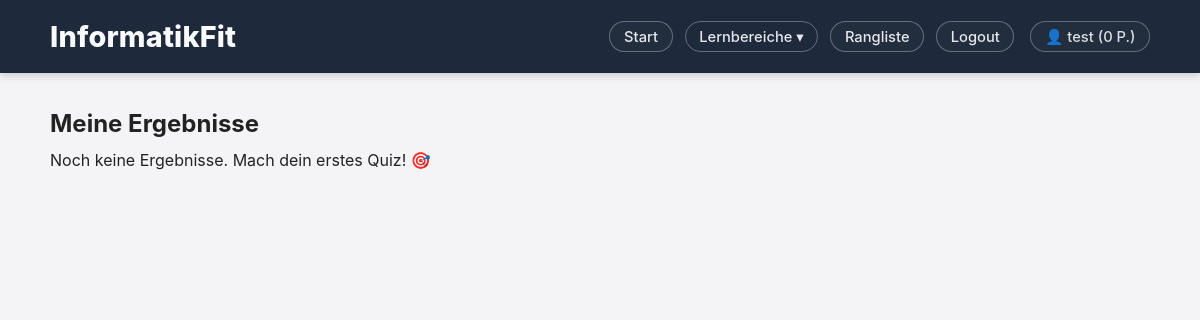
The app's page /me/results (signed in), older data.
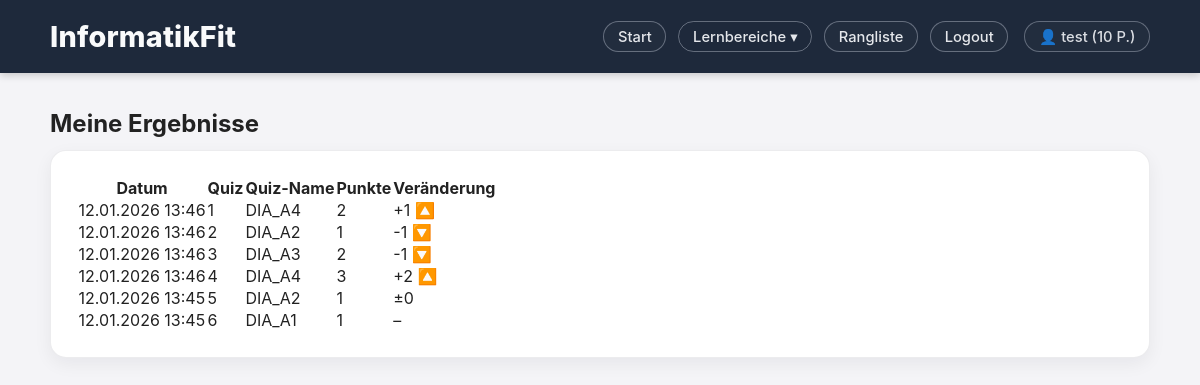
The same page, newer data.
### models.py (models this page shows, shortened)
class User(db.Model, UserMixin):
    __tablename__ = "users"
    id = db.Column(db.Integer, primary_key=True)
    username = db.Column(db.String(80), unique=True, nullable=False)
    password_hash = db.Column(db.String(255), nullable=False)
    total_points = db.Column(db.Integer, nullable=False, default=0)
    role = db.Column(db.String(20), nullable=False, default="student")
    results = db.relationship("Result", backref="user", lazy=True, cascade="all, delete-orphan")

class Result(db.Model):
    __tablename__ = "results"
    id = db.Column(db.Integer, primary_key=True)
    quiz_name = db.Column(db.String(50), nullable=False)
    points = db.Column(db.Integer, nullable=False, default=0)
    created_at = db.Column(db.DateTime, nullable=False, default=datetime.utcnow)
    user_id = db.Column(db.Integer, db.ForeignKey("users.id"), nullable=False)

### app.py (the view)
@app.route("/me/results")
@login_required
def my_results():
    results = Result.query.filter_by(user_id=current_user.id).order_by(Result.created_at.desc()).all()
    return render_template("my_results.html", results=results)

### app.py (called while the page is built)
@login_manager.user_loader
def load_user(user_id):
    return User.query.get(int(user_id))

### templates/my_results.html (shortened to what this page needs)
{% extends "base.html" %}
{% block content %}
<h2 class="mb-3">Meine Ergebnisse</h2>
{% if results %}
  <div class="card p-3">
    <table class="table align-middle">
      <thead>
        <tr>
          <th>Datum</th>
          <th>Quiz</th>
          <th>Quiz-Name</th>
          <th>Punkte</th>
          <th>Veränderung</th>
        </tr>
      </thead>
      <tbody>
        {% for r in results %}
          {% set prev = None %}
          {% set diff = None %}
          {% if not loop.last %}
            {% set prev = results[loop.index] %}
            {% set diff = r.points - prev.points %}
          {% endif %}
          <tr>
            <td>{{ r.created_at.strftime("%d.%m.%Y %H:%M") }}</td>
            <td>{{ loop.index }}</td>
            <td>{{ r.quiz_name }}</td>
            <td>{{ r.points }}</td>
            <td>
              {% if diff is not none %}
                {% if diff > 0 %}
                  <span class="text-success">+{{ diff }} 🔼</span>
                {% elif diff < 0 %}
                  <span class="text-danger">{{ diff }} 🔽</span>
                {% else %}
                  <span class="text-secondary">±0</span>
                {% endif %}
              {% else %}
                –
              {% endif %}
            </td>
          </tr>
        {% endfor %}
      </tbody>
    </table>
  </div>
{% else %}
  <p>Noch keine Ergebnisse. Mach dein erstes Quiz! 🎯</p>
{% endif %}
{% endblock %}

### templates/base.html (shortened to what this page needs)
<!DOCTYPE html>
<html lang="de">
<head>
  <link rel="stylesheet" href="{{ url_for('static', filename='style.css') }}">
</head>
<body>
<header class="topbar">
  <div class="container topbar-row">
    <a class="brand" href="{{ url_for('home') }}">InformatikFit</a>
    <nav class="nav">
      {% if current_user.is_authenticated %}
        <a class="nav-link" href="{{ url_for('home') }}">Start</a>
        <div class="nav-dropdown">
          <button class="nav-link nav-dropdown-btn" type="button" aria-haspopup="true">
            Lernbereiche ▾
          </button>
        </div>
        <a class="nav-link" href="{{ url_for('leaderboard') }}">Rangliste</a>
        <a class="nav-link" href="{{ url_for('logout') }}">Logout</a>
        <span class="nav-link user-pill">
          👤 {{ current_user.username }} ({{ current_user.total_points }} P.)
        </span>
      {% else %}
        <a class="nav-link" href="{{ url_for('login') }}">Login</a>
        <a class="nav-link" href="{{ url_for('register') }}">Registrieren</a>
      {% endif %}
    </nav>
  </div>
</header>
<main class="container">
  {% block content %}{% endblock %}
</main>
</body>
</html>

Row changes from the older to the newer data that the page shows:
changed User "test": total_points "0" → "10"
added Result: created_at "12.01.2026 13:46", quiz_name "DIA_A4", points "2", diff "1"
added Result: created_at "12.01.2026 13:46", quiz_name "DIA_A2", points "1", diff "-1"
added Result: created_at "12.01.2026 13:46", quiz_name "DIA_A3", points "2", diff "-1"
added Result: created_at "12.01.2026 13:46", quiz_name "DIA_A4", points "3", user "2"
added Result: created_at "12.01.2026 13:45", quiz_name "DIA_A2", points "1", shows "±0"
added Result: created_at "12.01.2026 13:45", quiz_name "DIA_A1", points "1"
Text that changed along with them:
text no longer shown: "Noch keine Ergebnisse. Mach dein erstes Quiz! 🎯"
text now shown: "Datum Quiz Quiz-Name Punkte Veränderung"
